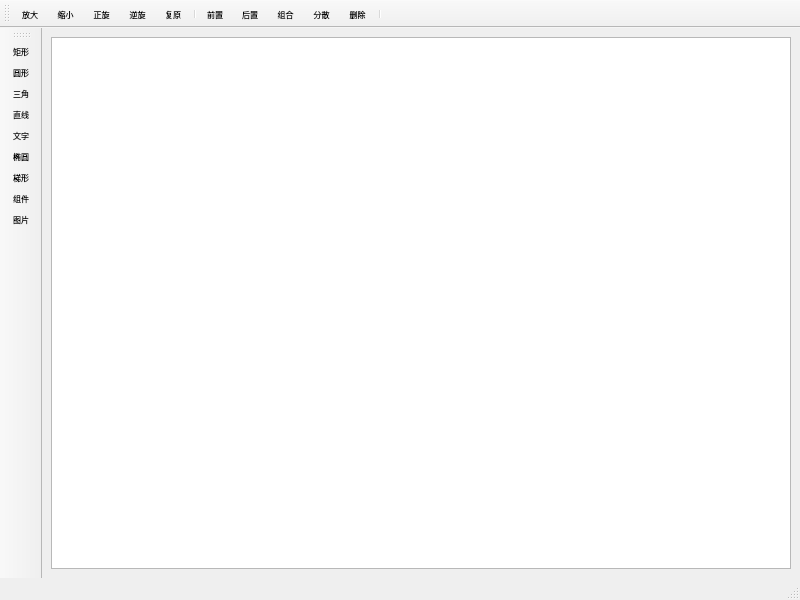
<?xml version="1.0" encoding="UTF-8"?>
<ui version="4.0">
 <class>Graphics</class>
 <widget class="QMainWindow" name="Graphics">
  <property name="geometry">
   <rect>
    <x>0</x>
    <y>0</y>
    <width>800</width>
    <height>600</height>
   </rect>
  </property>
  <property name="sizePolicy">
   <sizepolicy hsizetype="Preferred" vsizetype="Preferred">
    <horstretch>0</horstretch>
    <verstretch>0</verstretch>
   </sizepolicy>
  </property>
  <property name="minimumSize">
   <size>
    <width>0</width>
    <height>0</height>
   </size>
  </property>
  <property name="maximumSize">
   <size>
    <width>16777215</width>
    <height>16777215</height>
   </size>
  </property>
  <property name="font">
   <font>
    <family>Consolas</family>
    <pointsize>10</pointsize>
   </font>
  </property>
  <property name="windowTitle">
   <string>Graphics</string>
  </property>
  <widget class="QWidget" name="W_Central">
   <layout class="QVBoxLayout" name="verticalLayout">
    <item>
     <widget class="Graphics_View" name="GV_Graphics">
      <property name="sizePolicy">
       <sizepolicy hsizetype="Preferred" vsizetype="Preferred">
        <horstretch>0</horstretch>
        <verstretch>0</verstretch>
       </sizepolicy>
      </property>
      <property name="verticalScrollBarPolicy">
       <enum>Qt::ScrollBarAsNeeded</enum>
      </property>
      <property name="horizontalScrollBarPolicy">
       <enum>Qt::ScrollBarAsNeeded</enum>
      </property>
      <property name="sizeAdjustPolicy">
       <enum>QAbstractScrollArea::AdjustIgnored</enum>
      </property>
      <property name="renderHints">
       <set>QPainter::Antialiasing|QPainter::TextAntialiasing</set>
      </property>
      <property name="dragMode">
       <enum>QGraphicsView::RubberBandDrag</enum>
      </property>
     </widget>
    </item>
   </layout>
  </widget>
  <widget class="QMenuBar" name="MB_Menu">
   <property name="geometry">
    <rect>
     <x>0</x>
     <y>0</y>
     <width>800</width>
     <height>29</height>
    </rect>
   </property>
  </widget>
  <widget class="QStatusBar" name="SB_Status"/>
  <widget class="QToolBar" name="TB_Main">
   <property name="font">
    <font>
     <family>Consolas</family>
     <pointsize>6</pointsize>
    </font>
   </property>
   <property name="windowTitle">
    <string>toolBar</string>
   </property>
   <property name="iconSize">
    <size>
     <width>20</width>
     <height>20</height>
    </size>
   </property>
   <property name="toolButtonStyle">
    <enum>Qt::ToolButtonTextUnderIcon</enum>
   </property>
   <attribute name="toolBarArea">
    <enum>TopToolBarArea</enum>
   </attribute>
   <attribute name="toolBarBreak">
    <bool>false</bool>
   </attribute>
   <addaction name="A_Zoom_In"/>
   <addaction name="A_Zoom_Out"/>
   <addaction name="A_Rotate_Posi"/>
   <addaction name="A_Rotate_Nega"/>
   <addaction name="A_Restore"/>
   <addaction name="separator"/>
   <addaction name="A_Z_Out"/>
   <addaction name="A_Z_In"/>
   <addaction name="A_Group"/>
   <addaction name="A_Break"/>
   <addaction name="A_Delete"/>
   <addaction name="separator"/>
  </widget>
  <widget class="QToolBar" name="TB_Vice">
   <property name="font">
    <font>
     <family>Consolas</family>
     <pointsize>6</pointsize>
    </font>
   </property>
   <property name="windowTitle">
    <string>toolBar</string>
   </property>
   <property name="iconSize">
    <size>
     <width>20</width>
     <height>20</height>
    </size>
   </property>
   <property name="toolButtonStyle">
    <enum>Qt::ToolButtonTextUnderIcon</enum>
   </property>
   <attribute name="toolBarArea">
    <enum>LeftToolBarArea</enum>
   </attribute>
   <attribute name="toolBarBreak">
    <bool>false</bool>
   </attribute>
   <addaction name="A_Retangle"/>
   <addaction name="A_Circle"/>
   <addaction name="A_Triangle"/>
   <addaction name="A_Line"/>
   <addaction name="A_Text"/>
   <addaction name="A_Ellipse"/>
   <addaction name="A_Trapezoid"/>
   <addaction name="A_Widget"/>
   <addaction name="A_Image"/>
  </widget>
  <action name="A_Retangle">
   <property name="icon">
    <iconset resource="images.qrc">
     <normaloff>:/images/icons/rectangle.png</normaloff>:/images/icons/rectangle.png</iconset>
   </property>
   <property name="text">
    <string>矩形</string>
   </property>
  </action>
  <action name="A_Circle">
   <property name="icon">
    <iconset resource="images.qrc">
     <normaloff>:/images/icons/circle.png</normaloff>:/images/icons/circle.png</iconset>
   </property>
   <property name="text">
    <string>圆形</string>
   </property>
  </action>
  <action name="A_Triangle">
   <property name="icon">
    <iconset resource="images.qrc">
     <normaloff>:/images/icons/change_history.png</normaloff>:/images/icons/change_history.png</iconset>
   </property>
   <property name="text">
    <string>三角</string>
   </property>
  </action>
  <action name="A_Line">
   <property name="icon">
    <iconset resource="images.qrc">
     <normaloff>:/images/icons/horizontal_rule.png</normaloff>:/images/icons/horizontal_rule.png</iconset>
   </property>
   <property name="text">
    <string>直线</string>
   </property>
  </action>
  <action name="A_Text">
   <property name="icon">
    <iconset resource="images.qrc">
     <normaloff>:/images/icons/text_format.png</normaloff>:/images/icons/text_format.png</iconset>
   </property>
   <property name="text">
    <string>文字</string>
   </property>
  </action>
  <action name="A_Ellipse">
   <property name="icon">
    <iconset resource="images.qrc">
     <normaloff>:/images/icons/circle.png</normaloff>:/images/icons/circle.png</iconset>
   </property>
   <property name="text">
    <string>椭圆</string>
   </property>
  </action>
  <action name="A_Trapezoid">
   <property name="icon">
    <iconset resource="images.qrc">
     <normaloff>:/images/icons/rectangle.png</normaloff>:/images/icons/rectangle.png</iconset>
   </property>
   <property name="text">
    <string>梯形</string>
   </property>
  </action>
  <action name="A_Zoom_In">
   <property name="icon">
    <iconset resource="images.qrc">
     <normaloff>:/images/icons/zoom_in.png</normaloff>:/images/icons/zoom_in.png</iconset>
   </property>
   <property name="text">
    <string>放大</string>
   </property>
  </action>
  <action name="A_Zoom_Out">
   <property name="icon">
    <iconset resource="images.qrc">
     <normaloff>:/images/icons/zoom_out.png</normaloff>:/images/icons/zoom_out.png</iconset>
   </property>
   <property name="text">
    <string>缩小</string>
   </property>
  </action>
  <action name="A_Restore">
   <property name="icon">
    <iconset resource="images.qrc">
     <normaloff>:/images/icons/search.png</normaloff>:/images/icons/search.png</iconset>
   </property>
   <property name="text">
    <string>复原</string>
   </property>
  </action>
  <action name="A_Rotate_Posi">
   <property name="icon">
    <iconset resource="images.qrc">
     <normaloff>:/images/icons/rotate_left.png</normaloff>:/images/icons/rotate_left.png</iconset>
   </property>
   <property name="text">
    <string>正旋</string>
   </property>
  </action>
  <action name="A_Rotate_Nega">
   <property name="icon">
    <iconset resource="images.qrc">
     <normaloff>:/images/icons/rotate_right.png</normaloff>:/images/icons/rotate_right.png</iconset>
   </property>
   <property name="text">
    <string>逆旋</string>
   </property>
  </action>
  <action name="A_Z_Out">
   <property name="icon">
    <iconset resource="images.qrc">
     <normaloff>:/images/icons/flip_to_front.png</normaloff>:/images/icons/flip_to_front.png</iconset>
   </property>
   <property name="text">
    <string>前置</string>
   </property>
  </action>
  <action name="A_Z_In">
   <property name="icon">
    <iconset resource="images.qrc">
     <normaloff>:/images/icons/flip_to_back.png</normaloff>:/images/icons/flip_to_back.png</iconset>
   </property>
   <property name="text">
    <string>后置</string>
   </property>
  </action>
  <action name="A_Group">
   <property name="icon">
    <iconset resource="images.qrc">
     <normaloff>:/images/icons/favorite.png</normaloff>:/images/icons/favorite.png</iconset>
   </property>
   <property name="text">
    <string>组合</string>
   </property>
  </action>
  <action name="A_Break">
   <property name="icon">
    <iconset resource="images.qrc">
     <normaloff>:/images/icons/heart_broken.png</normaloff>:/images/icons/heart_broken.png</iconset>
   </property>
   <property name="text">
    <string>分散</string>
   </property>
  </action>
  <action name="A_Delete">
   <property name="icon">
    <iconset resource="images.qrc">
     <normaloff>:/images/icons/clear.png</normaloff>:/images/icons/clear.png</iconset>
   </property>
   <property name="text">
    <string>删除</string>
   </property>
  </action>
  <action name="A_Widget">
   <property name="icon">
    <iconset resource="images.qrc">
     <normaloff>:/images/icons/view_in_ar.png</normaloff>:/images/icons/view_in_ar.png</iconset>
   </property>
   <property name="text">
    <string>组件</string>
   </property>
  </action>
  <action name="A_Image">
   <property name="icon">
    <iconset resource="images.qrc">
     <normaloff>:/images/icons/image.png</normaloff>:/images/icons/image.png</iconset>
   </property>
   <property name="text">
    <string>图片</string>
   </property>
  </action>
 </widget>
 <customwidgets>
  <customwidget>
   <class>Graphics_View</class>
   <extends>QGraphicsView</extends>
   <header>Graphics_View.h</header>
  </customwidget>
 </customwidgets>
 <resources>
  <include location="images.qrc"/>
 </resources>
 <connections/>
</ui>
